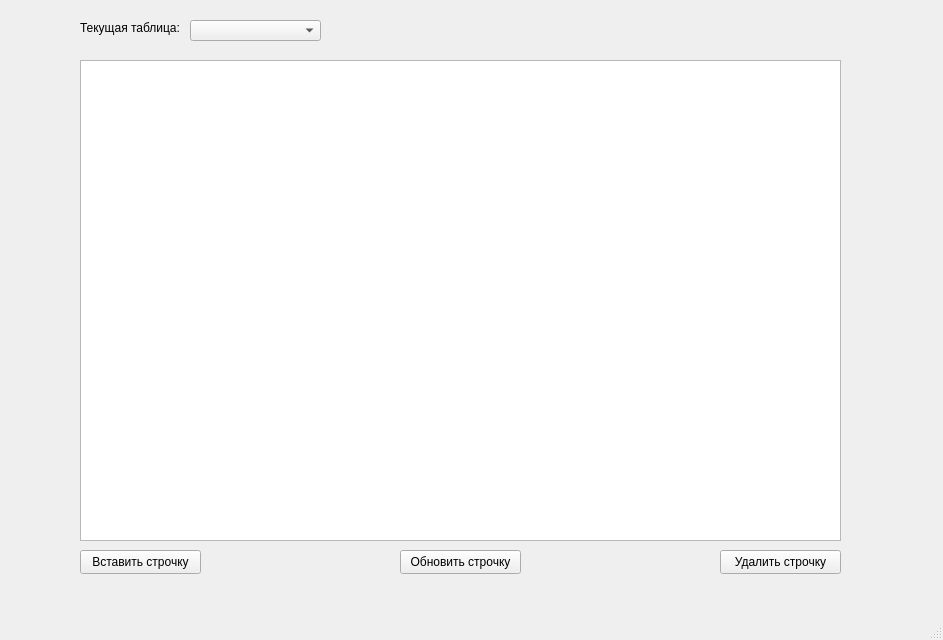
<?xml version="1.0" encoding="UTF-8"?>
<ui version="4.0">
 <class>MainWindow</class>
 <widget class="QMainWindow" name="MainWindow">
  <property name="geometry">
   <rect>
    <x>0</x>
    <y>0</y>
    <width>943</width>
    <height>640</height>
   </rect>
  </property>
  <property name="windowTitle">
   <string>MainWindow</string>
  </property>
  <widget class="QWidget" name="centralwidget">
   <widget class="QTableView" name="table_view">
    <property name="geometry">
     <rect>
      <x>80</x>
      <y>60</y>
      <width>761</width>
      <height>481</height>
     </rect>
    </property>
   </widget>
   <widget class="QPushButton" name="insert_button">
    <property name="geometry">
     <rect>
      <x>80</x>
      <y>550</y>
      <width>121</width>
      <height>24</height>
     </rect>
    </property>
    <property name="text">
     <string>Вставить строчку</string>
    </property>
   </widget>
   <widget class="QPushButton" name="update_button">
    <property name="geometry">
     <rect>
      <x>400</x>
      <y>550</y>
      <width>121</width>
      <height>24</height>
     </rect>
    </property>
    <property name="text">
     <string>Обновить строчку</string>
    </property>
   </widget>
   <widget class="QPushButton" name="delete_button">
    <property name="geometry">
     <rect>
      <x>720</x>
      <y>550</y>
      <width>121</width>
      <height>24</height>
     </rect>
    </property>
    <property name="text">
     <string>Удалить строчку</string>
    </property>
   </widget>
   <widget class="QLabel" name="current_table_label">
    <property name="geometry">
     <rect>
      <x>80</x>
      <y>20</y>
      <width>101</width>
      <height>16</height>
     </rect>
    </property>
    <property name="text">
     <string>Текущая таблица:</string>
    </property>
   </widget>
   <widget class="QComboBox" name="combo_box">
    <property name="geometry">
     <rect>
      <x>190</x>
      <y>20</y>
      <width>131</width>
      <height>21</height>
     </rect>
    </property>
   </widget>
  </widget>
  <widget class="QMenuBar" name="menubar">
   <property name="geometry">
    <rect>
     <x>0</x>
     <y>0</y>
     <width>943</width>
     <height>21</height>
    </rect>
   </property>
  </widget>
  <widget class="QStatusBar" name="statusbar"/>
 </widget>
 <resources/>
 <connections/>
</ui>
